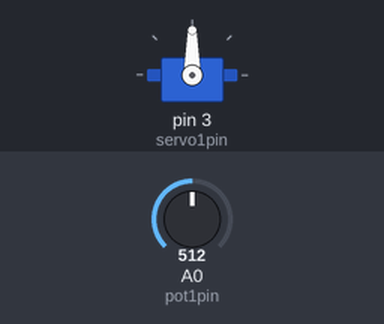
A sketch run on a simulated Arduino Uno, built with avr-gcc and run on an emulated ATmega328P. On the bench: servo. Inputs (shaded band) come from the test bench; at power-on: A0 (pot1pin) = 512.

Above: at 1.2 s.
1.3 s: A0 (pot1pin) set to 716
At 2.5 s:
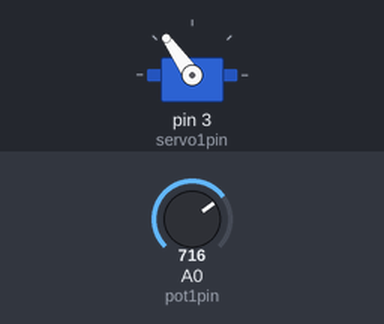
2.8 s: A0 (pot1pin) set to 900
At 3.5 s:
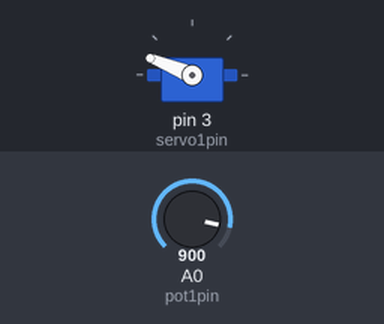
4.3 s: A0 (pot1pin) set to 1023
At 5.5 s:
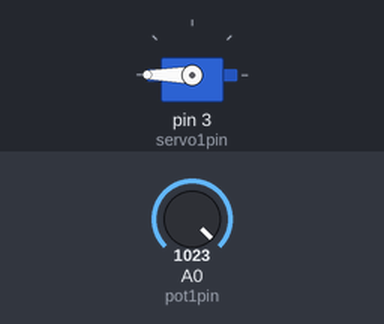
5.8 s: A0 (pot1pin) set to 306
At 6.8 s:
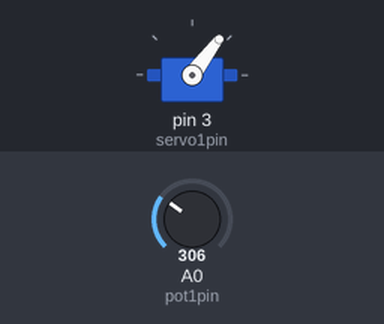
7.3 s: A0 (pot1pin) set to 122
At 7.8 s:
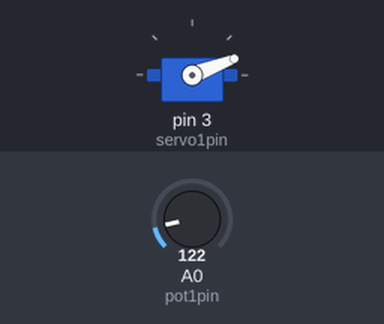
Timing chart, 0 to 9.8 s (numbered marks = the images above; inputs shaded):
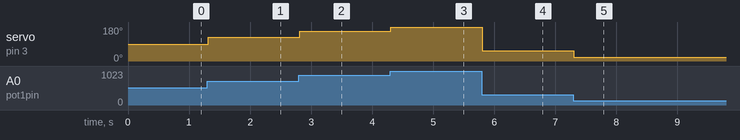

The sketch:

3_motor_design1.ino
```cpp
#include <Servo.h>

//declaring pin locations
const int servo1pin = 3;

const int pot1pin = A0;

int pot1;

//decalre servo angle, start at 90deg
int servo1angle = 90;

int delayTime = 20;

//servo motor object
Servo servo1;

void setup() {
  //atach servo motor object to pins
  servo1.attach(servo1pin);
 }

void loop() {
  //read potentiometer state
  pot1 = analogRead(pot1pin);

  // map the potentiometer reading (0-1023)
  // to the servo reading (0-180)
  servo1angle = map(pot1, 0, 1023, 0, 180);

  //apply changes
  servo1.write(servo1angle);

  delay(delayTime);

}
```

Measured:
- after the input at 1.3 s, servo on pin 3 (servo1pin): 90° → 125° at once
- after the input at 2.8 s, servo on pin 3 (servo1pin): 125° → 158° at once
- after the input at 4.3 s, servo on pin 3 (servo1pin): 158° → 180° at once
- after the input at 5.8 s, servo on pin 3 (servo1pin): 180° → 53° at once
- after the input at 7.3 s, servo on pin 3 (servo1pin): 53° → 21° at once
